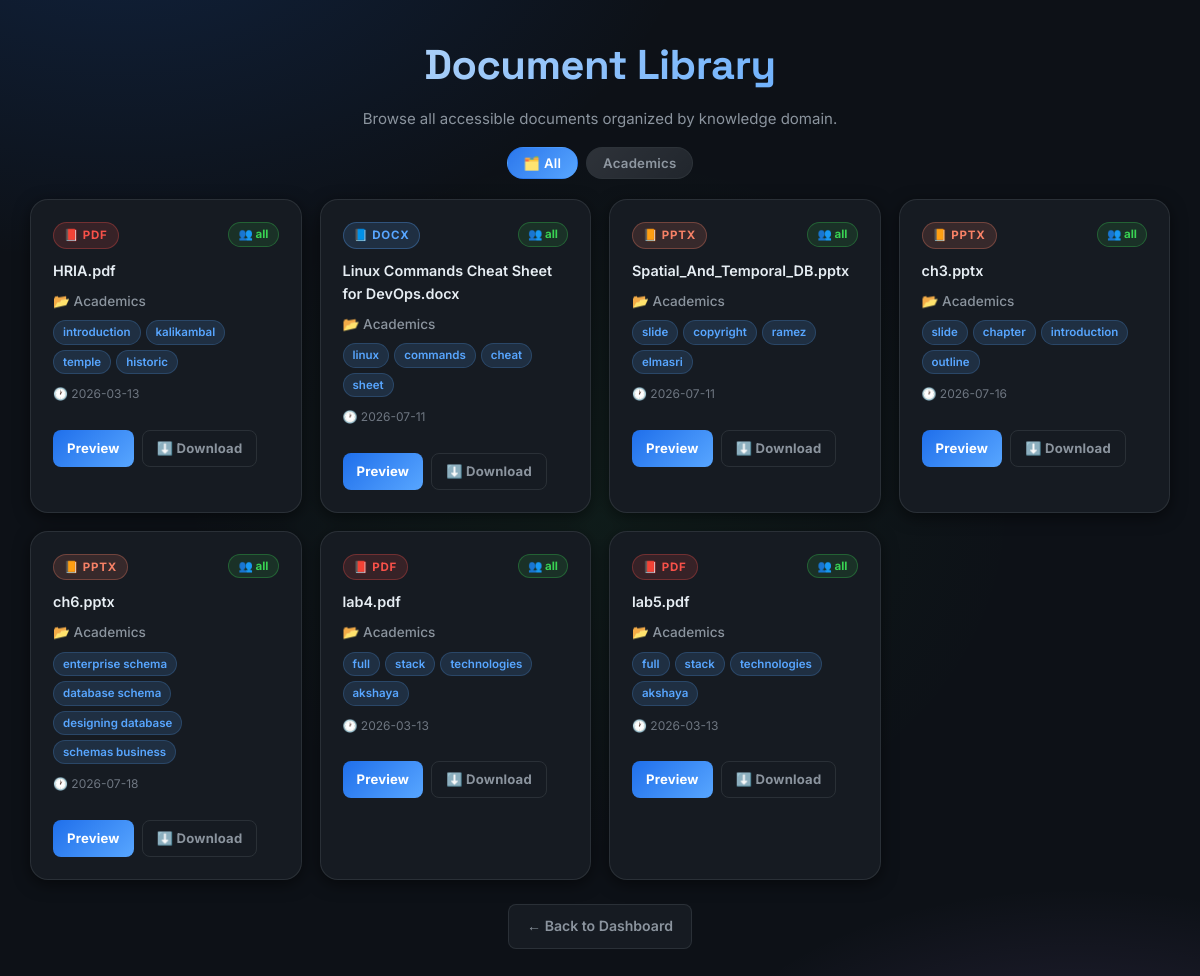
Page /documents (signed in) on the committed database.
### tables this page shows
CREATE TABLE knowledge(
            id INTEGER PRIMARY KEY AUTOINCREMENT,
            document TEXT,
            domain TEXT,
            text TEXT,
            embedding TEXT,
            audience TEXT DEFAULT 'all',
            keywords TEXT DEFAULT '',
            uploaded_by TEXT DEFAULT '',
            created_at TEXT DEFAULT ''
        );

### app.py (the view)
@app.route("/documents")
@login_required
def documents():
    role = normalize_role(session.get("role"))
    allowed = tuple(allowed_audiences_for_role(role))
    placeholders = ",".join(["?"] * len(allowed))
    conn = get_db()
    cur = conn.cursor()
    cur.execute(
        f"""
        SELECT
            domain,
            document,
            audience,
            COALESCE(MAX(keywords), ''),
            COALESCE(MAX(created_at), '')
        FROM knowledge
        WHERE audience IN ({placeholders})
        GROUP BY domain, document, audience
        ORDER BY domain, document
        """,
        allowed,
    )
    rows = cur.fetchall()
    conn.close()
    data = {}
    categories = set()
    for domain, doc, audience, keywords, created_at in rows:
        categories.add(domain)
        if domain not in data:
            data[domain] = []
        data[domain].append(
            {
                "name": doc,
                "audience": audience,
                "keywords": keywords,
                "created_at": created_at,
            }
        )
    return render_template(
        "documents.html",
        data=data,
        categories=sorted(categories),
        role=role,
    )

### app.py (called while the page is built)
def get_db():
    conn = sqlite3.connect("database.db")
    return conn

def normalize_role(role):
    role = (role or "").strip().lower()
    legacy_map = {"admin": "administrator", "user": "student"}
    return legacy_map.get(role, role)

def allowed_audiences_for_role(role):
    role = normalize_role(role)
    mapping = {
        "administrator": {"all", "students", "faculty", "researchers", "administrators"},
        "faculty": {"all", "students", "faculty", "researchers"},
        "researcher": {"all", "researchers"},
        "student": {"all", "students"},
    }
    return mapping.get(role, {"all"})

def login_required(route_fn):
    @wraps(route_fn)
    def wrapper(*args, **kwargs):
        if not session.get("username"):
            return redirect("/")
        return route_fn(*args, **kwargs)
    return wrapper

### templates/documents.html (shortened to what this page needs)
<!DOCTYPE html>
<html lang="en">
<head>
  <link rel="stylesheet" href="/static/style.css">
</head>
<body>
<h1>Document Library</h1>
<p>Browse all accessible documents organized by knowledge domain.</p>
<div class="category-bar animate-in" id="cat-bar">
  <button onclick="filterCategory('All')" class="active" id="filter-All">🗂️ All</button>
  {% for cat in categories %}
  <button onclick="filterCategory('{{ cat }}')" id="filter-{{ cat }}">{{ cat }}</button>
  {% endfor %}
</div>
{% if data %}
<div class="library-grid animate-in" style="animation-delay: 0.15s;" id="doc-grid">
  {% for category, docs in data.items() %}
  {% for doc in docs %}
  <div class="doc-card" data-cat="{{ category }}" id="doc-{{ loop.index }}">
    {% set ext = doc.name.rsplit('.', 1)[-1].lower() if '.' in doc.name else 'file' %}
    <div style="display: flex; justify-content: space-between; align-items: flex-start; margin-bottom: 10px;">
      <span class="file-badge {{ ext }}">
        {% if ext == 'pdf' %}📕{% elif ext == 'docx' %}📘{% elif ext == 'pptx' %}📙{% elif ext == 'xlsx' %}📗{% else %}📄{% endif %}
        {{ ext.upper() }}
      </span>
      <span class="audience-chip">👥 {{ doc.audience }}</span>
    </div>
    <h3 class="doc-name">{{ doc.name }}</h3>
    <p class="category" style="margin-bottom: 6px;">📂 {{ category }}</p>
    {% if doc.keywords %}
    <div class="tags">
      {% for kw in doc.keywords.split(',')[:4] %}
      <span class="tag">{{ kw.strip() }}</span>
      {% endfor %}
    </div>
    {% endif %}
    {% if doc.created_at %}
    <p style="font-size: 0.75rem; color: #6e7681; margin-top: 10px;">🕐 {{ doc.created_at[:10] }}</p>
    {% endif %}
    <div class="doc-buttons">
      <a href="/preview/{{ doc.name }}" target="_blank" id="prev-{{ category }}-{{ loop.index }}">Preview</a>
      <a href="/download/{{ doc.name }}" class="outline" id="dl-{{ category }}-{{ loop.index }}">⬇️ Download</a>
    </div>
  </div>
  {% endfor %}
  {% endfor %}
</div>
{% else %}
<div class="empty-state animate-in">
  <span class="empty-icon">📭</span>
  <h2>No Documents Yet</h2>
  <p>No documents are available for your access level. Ask faculty or administrators to upload knowledge documents.</p>
</div>
{% endif %}
<div style="text-align: center;">
  <a href="/dashboard" class="back-btn">← Back to Dashboard</a>
</div>
</body>
</html>

### templates/documents.html (style rules this page uses)
.doc-name { font-size: 0.9rem; word-break: break-word; margin-bottom: 8px; }
.audience-chip { display: inline-flex; align-items: center; gap: 4px; padding: 2px 9px; border-radius: 999px; font-size: 0.72rem; font-weight: 700; background: rgba(57,211,83,0.12); border: 1px solid rgba(57,211,83,0.3); color: #39d353; }

### rows in the picture
knowledge: upper "PDF", audience "all", name "lab4.pdf", domain "Academics", strip "full" "stack" "technologies" "akshaya", created_at "2026-03-13"
knowledge: upper "PDF", audience "all", name "lab5.pdf", domain "Academics", strip "full" "stack" "technologies" "akshaya", created_at "2026-03-13"

### other values in the picture
{{ cat }} "Academics"
{{ ext.upper() }} "PDF" "DOCX" "PPTX" "PPTX" "PPTX"
{{ doc.audience }} "all" "all" "all" "all" "all"
{{ doc.name }} "HRIA.pdf" "Linux Commands Cheat Sheet for DevOps.docx" "Spatial_And_Temporal_DB.pptx" "ch3.pptx" "ch6.pptx"
{{ category }} "Academics" "Academics" "Academics" "Academics" "Academics"
{{ kw.strip() }} "introduction" "kalikambal" "temple" "historic" "linux" "commands" "cheat" "sheet" "slide" "copyright" "ramez" "elmasri" "slide" "chapter" "introduction" "outline" "enterprise schema" "database schema" "designing database" "schemas business"
{{ doc.created_at[:10] }} "2026-03-13" "2026-07-11" "2026-07-11" "2026-07-16" "2026-07-18"
